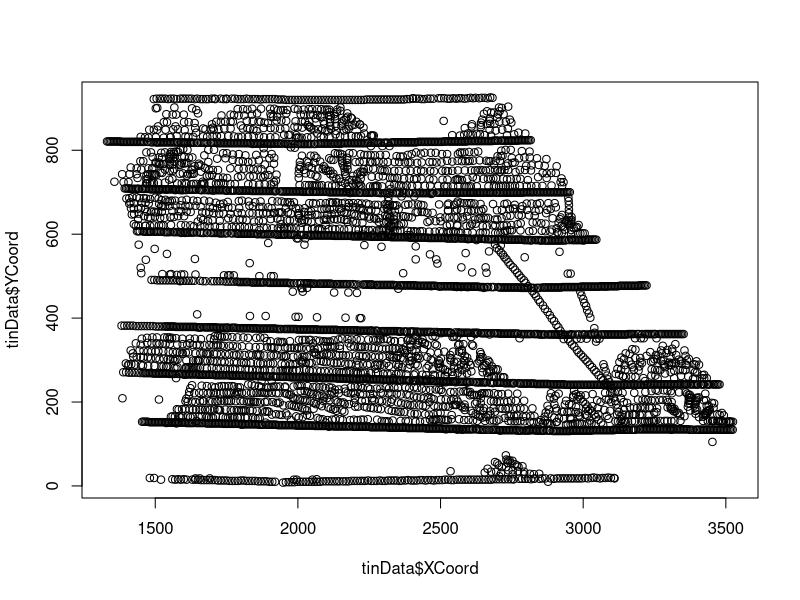

Generate this figure with R:
######################################################
#TEMPORARY FILE TO FIGURE OUT DATA STRUCTURE #########
######################################################
# original column names
# [1] "Geevor Tin Mine -- Simms Lode West                                              ²"
# [2] "5445 5 1 -9"                                                                      
# [3] "X co-ordinate       Y co-ordinate       Thickness (inches)  Grade lbs/ton SnO2"   
# [4] "Date code"
# read in data skipping first 4 lines (column names)
tinData <- read.table("geevor.dat", skip=4)
# manually trying to figure out name for each column
colnames(tinData) <- c("", "", "", "XCoord", "YCoord", "Thickness", "Grade", "DateCode")
# testing columns/coordinates (looks like a Donkey Kong level)
plot(x=tinData$XCoord, y=tinData$YCoord)
